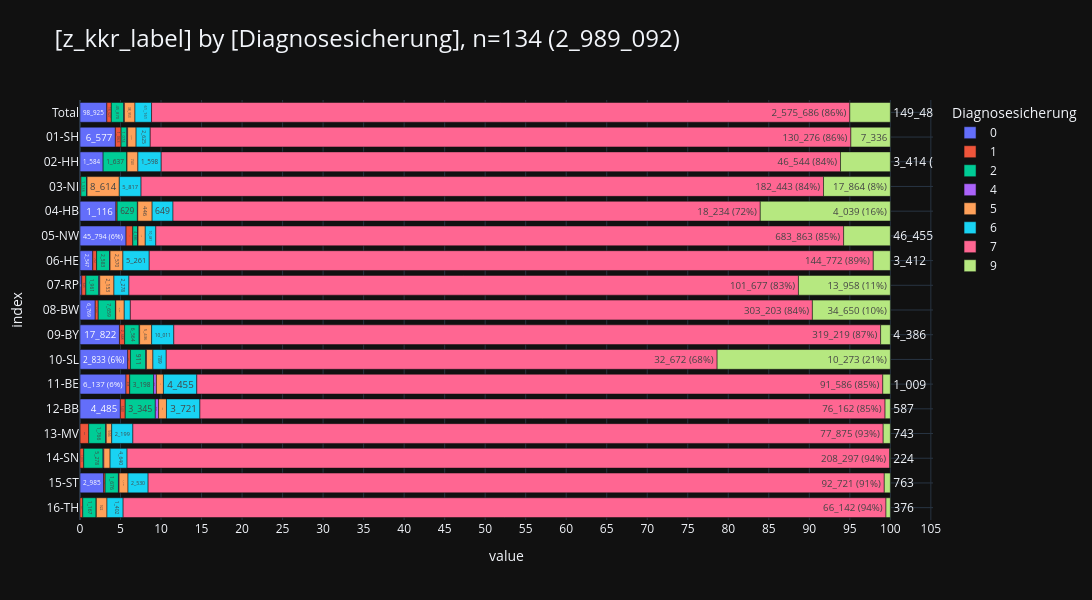

The cell this chart's notebook holds for it:
### Markdown cell above
#### <a id='toc1_3_3_5_'></a>[Verteilung Diagnosesicherung](#toc0_)

### Code cell
db_dsich = con.sql(f"""--sql
    select
        z_kkr_label,
        Diagnosesicherung,
    from Tumor
    where {FILTER_DY}
""")
# tbl.descr_db(db_dsich, "dsich")
pls.plot_stacked_bars(db_dsich.to_df(), show_total=True, relative=True, normalize=True, orientation="h", show_pct_bar=True)

### Figure 1 — Plotly figure (JSON) as saved in the notebook; plotly's stock layout.template omitted (floating-point values rounded to 4 significant figures)
{"data": [{"hovertemplate": "col=0<br>value=%{x}<br>index=%{y}<br>cnt_pct_bar_str=%{text}<extra></extra>", "legendgroup": "0", "marker": {"color": "#636EFA", "pattern": {"shape": ""}}, "name": "0", "orientation": "h", "showlegend": true, "text": ["98_925", "6_577", "1_584", "1_116", "45_794 (6%)", "2_547", "265", "6_769", "17_822", "2_833 (6%)", "6_137 (6%)", "4_485", "8", "1", "2_985", "2"], "textposition": "auto", "type": "bar", "x": [98925, 6577, 1584, 1116, 45794, 2547, 265, 6769, 17822, 2833, 6137, 4485, 8, 1, 2985, 2], "xaxis": "x", "y": [" Total", "01-SH", "02-HH", "04-HB", "05-NW", "06-HE", "07-RP", "08-BW", "09-BY", "10-SL", "11-BE", "12-BB", "13-MV", "14-SN", "15-ST", "16-TH"], "yaxis": "y"}, {"hovertemplate": "col=1<br>value=%{x}<br>index=%{y}<br>cnt_pct_bar_str=%{text}<extra></extra>", "legendgroup": "1", "marker": {"color": "#EF553B", "pattern": {"shape": ""}}, "name": "1", "orientation": "h", "showlegend": true, "text": ["16_627", "1_063", "257", "37", "6_669", "772", "625", "1_331", "2_348", "157", "498", "543", "895", "1_015", "181", "236"], "textposition": "auto", "type": "bar", "x": [16627, 1063, 257, 37, 6669, 772, 625, 1331, 2348, 157, 498, 543, 895, 1015, 181, 236], "xaxis": "x", "y": [" Total", "01-SH", "03-NI", "04-HB", "05-NW", "06-HE", "07-RP", "08-BW", "09-BY", "10-SL", "11-BE", "12-BB", "13-MV", "14-SN", "15-ST", "16-TH"], "yaxis": "y"}, {"hovertemplate": "col=2<br>value=%{x}<br>index=%{y}<br>cnt_pct_bar_str=%{text}<extra></extra>", "legendgroup": "2", "marker": {"color": "#00CC96", "pattern": {"shape": ""}}, "name": "2", "orientation": "h", "showlegend": true, "text": ["45_870", "1_074", "1_637", "1_536", "629", "4_886", "2_583", "1_961", "7_659", "6_564", "911", "3_198", "3_345", "1_766", "5_278", "1_676", "1_167"], "textposition": "auto", "type": "bar", "x": [45870, 1074, 1637, 1536, 629, 4886, 2583, 1961, 7659, 6564, 911, 3198, 3345, 1766, 5278, 1676, 1167], "xaxis": "x", "y": [" Total", "01-SH", "02-HH", "03-NI", "04-HB", "05-NW", "06-HE", "07-RP", "08-BW", "09-BY", "10-SL", "11-BE", "12-BB", "13-MV", "14-SN", "15-ST", "16-TH"], "yaxis": "y"}, {"hovertemplate": "col=4<br>value=%{x}<br>index=%{y}<br>cnt_pct_bar_str=%{text}<extra></extra>", "legendgroup": "4", "marker": {"color": "#AB63FA", "pattern": {"shape": ""}}, "name": "4", "orientation": "h", "showlegend": true, "text": ["2_381", "144", "3", "101", "11", "378", "110", "152", "159", "185", "40", "370", "365", "55", "217", "80", "11"], "textposition": "auto", "type": "bar", "x": [2381, 144, 3, 101, 11, 378, 110, 152, 159, 185, 40, 370, 365, 55, 217, 80, 11], "xaxis": "x", "y": [" Total", "01-SH", "02-HH", "03-NI", "04-HB", "05-NW", "06-HE", "07-RP", "08-BW", "09-BY", "10-SL", "11-BE", "12-BB", "13-MV", "14-SN", "15-ST", "16-TH"], "yaxis": "y"}, {"hovertemplate": "col=5<br>value=%{x}<br>index=%{y}<br>cnt_pct_bar_str=%{text}<extra></extra>", "legendgroup": "5", "marker": {"color": "#FFA15A", "pattern": {"shape": ""}}, "name": "5", "orientation": "h", "showlegend": true, "text": ["38_953", "1_573", "743", "8_614", "446", "7_153", "2_570", "2_153", "3_749", "5_436", "384", "937", "874", "566", "1_707", "1_126", "922"], "textposition": "auto", "type": "bar", "x": [38953, 1573, 743, 8614, 446, 7153, 2570, 2153, 3749, 5436, 384, 937, 874, 566, 1707, 1126, 922], "xaxis": "x", "y": [" Total", "01-SH", "02-HH", "03-NI", "04-HB", "05-NW", "06-HE", "07-RP", "08-BW", "09-BY", "10-SL", "11-BE", "12-BB", "13-MV", "14-SN", "15-ST", "16-TH"], "yaxis": "y"}, {"hovertemplate": "col=6<br>value=%{x}<br>index=%{y}<br>cnt_pct_bar_str=%{text}<extra></extra>", "legendgroup": "6", "marker": {"color": "#19D3F3", "pattern": {"shape": ""}}, "name": "6", "orientation": "h", "showlegend": true, "text": ["61_161", "2_625", "1_598", "5_817", "649", "10_481", "5_261", "2_278", "2_705", "10_011", "789", "4_455", "3_721", "2_199", "4_640", "2_530", "1_402"], "textposition": "auto", "type": "bar", "x": [61161, 2625, 1598, 5817, 649, 10481, 5261, 2278, 2705, 10011, 789, 4455, 3721, 2199, 4640, 2530, 1402], "xaxis": "x", "y": [" Total", "01-SH", "02-HH", "03-NI", "04-HB", "05-NW", "06-HE", "07-RP", "08-BW", "09-BY", "10-SL", "11-BE", "12-BB", "13-MV", "14-SN", "15-ST", "16-TH"], "yaxis": "y"}, {"hovertemplate": "col=7<br>value=%{x}<br>index=%{y}<br>cnt_pct_bar_str=%{text}<extra></extra>", "legendgroup": "7", "marker": {"color": "#FF6692", "pattern": {"shape": ""}}, "name": "7", "orientation": "h", "showlegend": true, "text": ["2_575_686 (86%)", "130_276 (86%)", "46_544 (84%)", "182_443 (84%)", "18_234 (72%)", "683_863 (85%)", "144_772 (89%)", "101_677 (83%)", "303_203 (84%)", "319_219 (87%)", "32_672 (68%)", "91_586 (85%)", "76_162 (85%)", "77_875 (93%)", "208_297 (94%)", "92_721 (91%)", "66_142 (94%)"], "textposition": "auto", "type": "bar", "x": [2575686, 130276, 46544, 182443, 18234, 683863, 144772, 101677, 303203, 319219, 32672, 91586, 76162, 77875, 208297, 92721, 66142], "xaxis": "x", "y": [" Total", "01-SH", "02-HH", "03-NI", "04-HB", "05-NW", "06-HE", "07-RP", "08-BW", "09-BY", "10-SL", "11-BE", "12-BB", "13-MV", "14-SN", "15-ST", "16-TH"], "yaxis": "y"}, {"hovertemplate": "col=9<br>value=%{x}<br>index=%{y}<br>cnt_pct_bar_str=%{text}<extra></extra>", "legendgroup": "9", "marker": {"color": "#B6E880", "pattern": {"shape": ""}}, "name": "9", "orientation": "h", "showlegend": true, "text": ["149_489 (5%)", "7_336", "3_414 (6%)", "17_864 (8%)", "4_039 (16%)", "46_455 (6%)", "3_412", "13_958 (11%)", "34_650 (10%)", "4_386", "10_273 (21%)", "1_009", "587", "743", "224", "763", "376"], "textposition": "auto", "type": "bar", "x": [149489, 7336, 3414, 17864, 4039, 46455, 3412, 13958, 34650, 4386, 10273, 1009, 587, 743, 224, 763, 376], "xaxis": "x", "y": [" Total", "01-SH", "02-HH", "03-NI", "04-HB", "05-NW", "06-HE", "07-RP", "08-BW", "09-BY", "10-SL", "11-BE", "12-BB", "13-MV", "14-SN", "15-ST", "16-TH"], "yaxis": "y"}], "layout": {"barmode": "relative", "barnorm": "percent", "height": 600, "legend": {"title": {"text": "Diagnosesicherung"}, "tracegroupgap": 0, "traceorder": "normal"}, "title": {"font": {"size": 24}, "text": "[z_kkr_label] by [Diagnosesicherung], n=134 (2_989_092)", "xanchor": "left", "y": 0.95, "yanchor": "top"}, "width": 1600, "xaxis": {"anchor": "y", "domain": [0, 1], "dtick": 5, "gridwidth": 1, "showgrid": true, "title": {"text": "value"}}, "yaxis": {"anchor": "x", "categoryarray": ["16-TH", "15-ST", "14-SN", "13-MV", "12-BB", "11-BE", "10-SL", "09-BY", "08-BW", "07-RP", "06-HE", "05-NW", "04-HB", "03-NI", "02-HH", "01-SH", " Total"], "categoryorder": "array", "domain": [0, 1], "gridwidth": 1, "showgrid": true, "title": {"text": "index"}}}}
